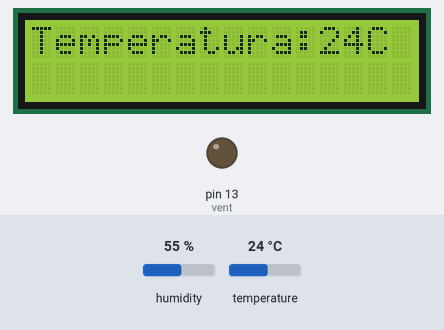
Simulated run of this sketch. Board: Arduino Uno, built with avr-gcc and run on an emulated ATmega328P. On the bench: 16×2 character LCD, output pins drawn as LEDs (lit = HIGH). Inputs (shaded band) come from the test bench; at power-on: temperature 24 °C, humidity 55 %. What the sketch prints to the serial monitor is not drawn.

Above: at 1.7 s.
1.8 s: temperature set to 12 °C
At 3.7 s:
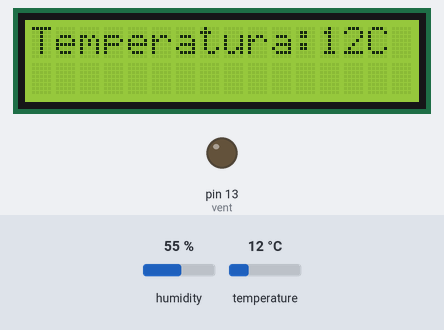
5.1 s: temperature set to 19 °C
At 6.3 s:
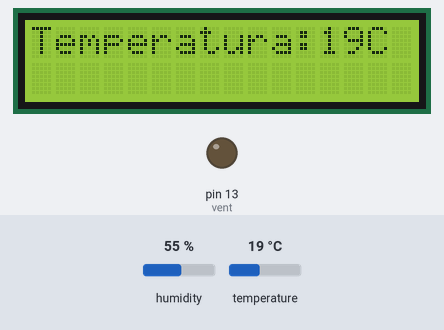
8.4 s: temperature set to 28 °C
At 11.6 s:
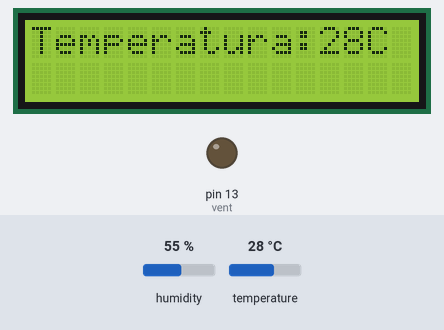
Timing chart, 0 to 13.1 s (numbered marks = the images above; inputs shaded):
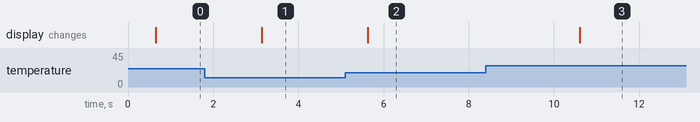

Measured:
- after the input at 1.8 s, the display: changes after 1.3 s (image 1)
- after the input at 5.1 s, the display: changes after 0.53 s (image 2)
- after the input at 8.4 s, the display: changes after 2.2 s (image 3)

The sketch:

temperaturaArduino-AplicatieAndroid.ino
```cpp
#include <dht.h>
#include <SoftwareSerial.h>
#define DHT11_PIN A0

#include <Wire.h>
#include <LiquidCrystal_I2C.h>
LiquidCrystal_I2C lcd(0x27, 2, 1, 0, 4, 5, 6, 7, 3, POSITIVE);

dht DHT;
SoftwareSerial blue(2,3); // bluetooth module connected here
long int data;
int vent= 13;
long int password1 = 92;
long int password2 = 79;
long int password20 = 20;
long int password21 = 21;
long int password22 = 22;
long int password23 = 23;
long int password24 = 24;

void setup(){
  lcd.begin(16,2);//Defining 16 columns and 2 rows of lcd display
  lcd.backlight();//To Power ON the back light

  pinMode(vent, OUTPUT);
  Serial.begin(9600);
  delay(500);
  blue.begin(9600);
}

void loop(){
   DHT.read11(DHT11_PIN);
   int temp = DHT.temperature;
   blue.print("Umiditatea = ");
   blue.print(DHT.humidity);
   blue.print("%  ");
   blue.print("Temperatura = ");
   blue.print(DHT.temperature);
   blue.println("C  ");

   lcd.setCursor(0,0);
   lcd.print("Temperatura:");
   lcd.print(temp);
   lcd.print("C");

   Serial.print("Current humidity = ");
   Serial.print(DHT.humidity);
   Serial.print("%  ");
   Serial.print("temperature = ");
   Serial.print(DHT.temperature);
   Serial.println("C  ");
   delay(2000);
   Serial.println(temp);

   if(blue.available()>0)
   {
      data = blue.parseInt();
   }
   delay(400);
   if(data==password20){
      if(temp > 20){
         digitalWrite(vent,LOW);
         Serial.println("VENT OFF20");
      }else digitalWrite(vent,HIGH);
   }else if(data==password21){
            if(temp > 30){
               digitalWrite(vent,LOW);
               Serial.println("VENT OFF21");
            }else digitalWrite(vent,HIGH);
         }else if(data==password22){
                  if(temp > 22){
                     digitalWrite(vent,LOW);
                     Serial.println("VENT OFF22");
                  }else {digitalWrite(vent,HIGH);}
               }else if(data==password23){
                        if(temp > 23){
                           digitalWrite(vent,LOW);
                           Serial.println("VENT OFF23");
                        }else digitalWrite(vent,HIGH);
                     }else if(data==password24){
                              if(temp > 24){
                                 digitalWrite(vent,LOW);
                                 Serial.println("VENT OFF24");
                              }else digitalWrite(vent,HIGH);
                           }
   if (data == password1)
   {
      digitalWrite(vent,HIGH);
      Serial.println("VENT ON");
      delay(10000);
      digitalWrite(vent,LOW);
      Serial.println("VENT OFF ");
      data=0;
   }
   if( data == password2)
   {
      digitalWrite(vent,LOW);
      Serial.println("VENT OFF");
   }
   Serial.print("data este:");
   Serial.print(data);
//delay(2000);
}
```
